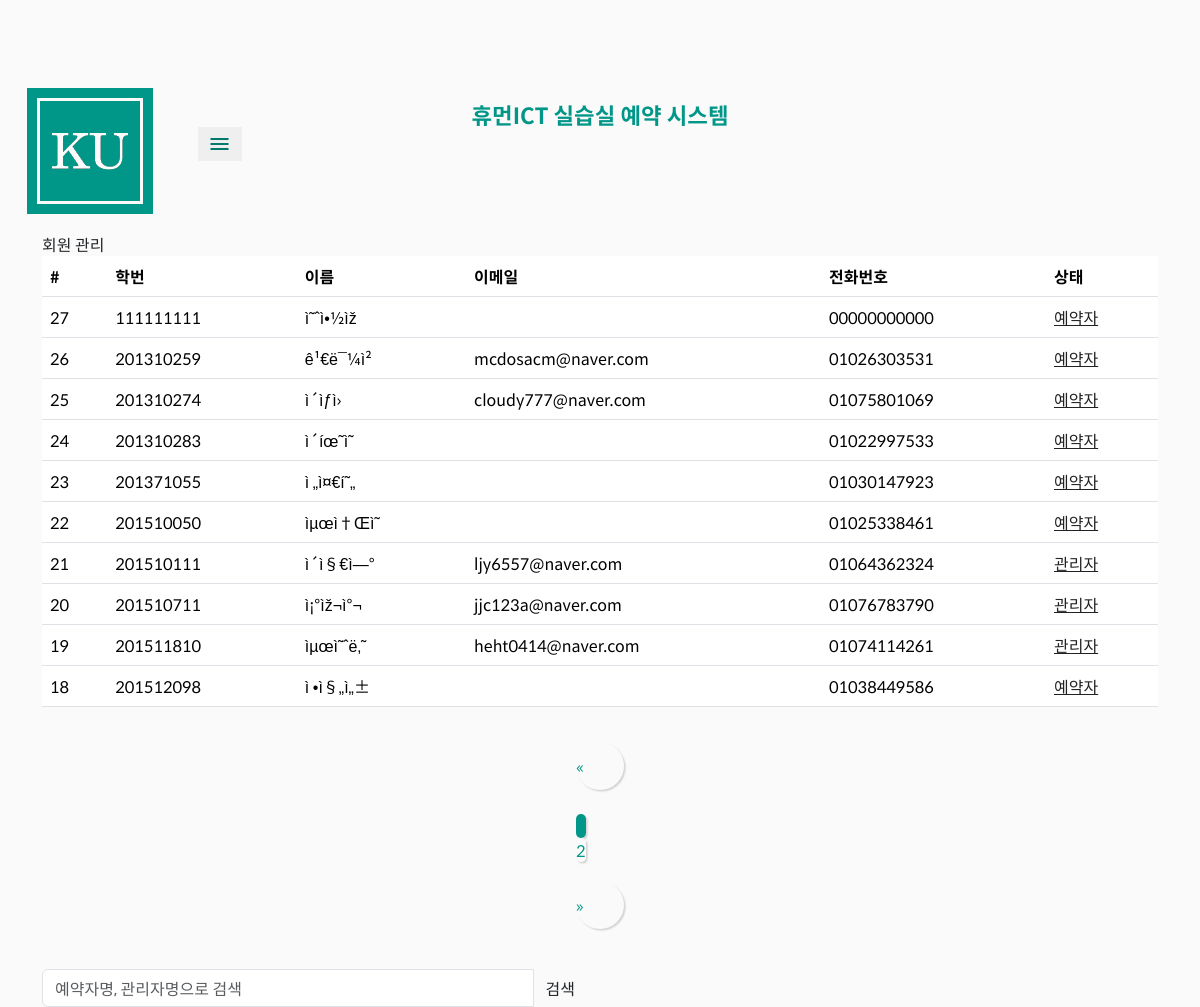
Screenshot of /su_member.php (signed in) with the database file from the repository.
### tables this page shows
CREATE TABLE `member` (
  `student_number` int(9) NOT NULL DEFAULT '0',
  `password` char(32) DEFAULT NULL,
  `name` char(20) DEFAULT NULL,
  `email` char(30) DEFAULT NULL,
  `tel` char(15) DEFAULT NULL,
  `admin_code` tinyint(1) DEFAULT NULL
);

### function.php (the view, shortened to what this page needs)
<?php
$db = mysqli_connect("13.124.48.36", "zwan", "1233zz", "hict", "3306");
		?>
				<?
function su_member() {
	global $db;
	$admin_code = $_SESSION['admin_code'];
	$query = "SELECT student_number FROM member";
	if($result = $db->query($query)) {
		$total_num = mysqli_num_rows($result);
		$page = (isset($_GET['page'])?$_GET['page']:1);
		$list = 10;
		$block = 5;
		$page_num = ceil($total_num/$list);
		$now_block = ceil($page/$block);
		$start_page = ($now_block*$block) - ($block - 1);
		if($start_page <= 1) {
			$start_page = 1;
		}
		$end_page = $now_block*$block;
		if($page_num <= $end_page) {
			$end_page = $page_num;
		}
		$start_point = ($page-1) * $list;
		$prev_page = max($start_page - $block - 1, 1);
		$next_page = min($end_page + $block + 1, $page_num);
		$page = (isset($_GET['page'])?$_GET['page']:1);
		$list = 10;
		$start_point = ($page-1) * $list;
		$num = ($page_num-$page+1)*10+($total_num%10);
	}
	if($_SESSION['admin_code'] == 2) {
		if(isset($_GET['search'])) {
			$search = "%".$_GET['search']."%";
			$query = "SELECT * FROM member WHERE name LIKE '$search'";
		}
		else
		{
			$query = "SELECT * FROM member LIMIT $start_point, $list";
		}
	}
	else
		admin_back();
	if($result = $db->query($query)) {
		while($row = $result->fetch_assoc()) {
			echo "<tr>";
			echo "<td> $num </td>";
			$num--;
			$student_number = $row['student_number'];
			echo "<td> $student_number </td>";
			$name = $row['name'];
			echo "<td> $name </td>";
			$email = $row['email'];
			echo "<td> $email </td>";
			$tel = $row['tel'];
			echo "<td> $tel </td>";
			$admin_code = $row['admin_code'];
			su_member_conversion($admin_code, $student_number);
			echo"</tr>";
		}
		echo "</table></div>";
	}
	$php_self = $_SERVER['SCRIPT_NAME'];
	echo"
	<nav>
		<ul class=\"pagination\">
		<li>
			<a class=\"pager\" href=\"$php_self?page=$prev_page\" aria-label=\"Previous\">
			<span aria-hidden=\"true\">&laquo;</span>
			</a>
		</li>";
	for ($p=$start_page; $p<=$end_page; $p++) {
		 if($page==$p) {
	        $c="active";
	    }
	    else {
	        $c="";
	    }
		echo"<li class=\"$c\"><a href=\"$php_self?page=$p\">$p</a></li>";
	}
	echo"
		<li>
			<a class=\"pager\" href=\"$php_self?page=$next_page\" aria-label=\"Next\">
			<span aria-hidden=\"true\">&raquo;</span>
			</a>
		</li>
		</ul>
	</nav>";
}
function su_member_conversion($admin_code, $student_number) {
	if($admin_code == 0) {
		echo "<td><a href=\"su_member_set.php?student_number=$student_number&admin_code=$admin_code\"><u onclick=\"return confirm('관리자로 설정하시겠습니까?');\">예약자</u></td>";
	}
	else if($admin_code == 1) {
		echo "<td><a href=\"su_member_set.php?student_number=$student_number&admin_code=$admin_code\"><u onclick=\"return confirm('관리자를 해지하시겠습니까?');\">관리자</u></td>";
	}
}
?>

### su_member.php (shortened to what this page needs)
<div class="container">
 <div class="panel panel-default">
  <div class="panel-heading">회원 관리</div>
  <div class="table-responsive">
	  <table class="table">
	    <tr>
	      <th>#</th>
	      <th>학번</th>
	      <th>이름</th>
	      <th>이메일</th>
	      <th>전화번호</th>
	      <th>상태</th>
	    </tr>
	    <?=su_member()?>
  </div>
  <div class="row">
    <div class="col-lg-6">
      <form method="get" action="<?=$_SERVER['SCRIPT_NAME']?>" name="booking_search" class="form-horizontal">
        <div class="input-group">
          <input type="text" name="search" class="form-control" placeholder="예약자명, 관리자명으로 검색">
          <span class="input-group-btn">
            <button class="btn btn-default" type="submit">검색</button>
          </span>
        </div>
      </form>
    </div>
  </div>
</body>
</html>

### main.css (style rules this page uses)
@media (min-width:992px) { .navbar-text { font-size:1.4em!important;margin:.55em 0 0 0!important } }
* { font-family:'Spoqa Han Sans',sans-serif }
body { padding-top:70px;background-color:#fafafa }
a { text-decoration:none!important;color:#222 }
.navbar { margin-bottom:0;border:0;background-color:#fafafa }
.navbar-brand { padding:0 }
.navbar-brand>img { height:100%;padding:10px 15px;width:auto }
.navbar-text { width:13em;position:absolute;left:50%;transform:translateX(-50%);font-weight:700;font-size:1.2em;text-align:center;color:#009688!important }
.navbar-default .navbar-toggle { border:0;padding:0 10px;margin:10px }
#nav_icon { color:#00796b;padding:5px 0 }
.pagination>.active>a,.pagination>.active>a:focus,.pagination>.active>a:hover,.pagination>.active>span,.pagination>.active>span:focus,.pagination>.active>span:hover { background-color:#009688;border-color:#009688;border-radius:10em }
.pagination { display:table;margin-left:auto;margin-right:auto }
.pagination>li>a,.pagination>li>span { background-color:#fafafa;box-shadow:.1em .1em .1em 0 lightgray;border-radius:10em;color:#009688;margin:1.5em .3em }
.pager { width:3em!important;height:3em!important;border-radius:3em!important;margin-top:1.2em!important;display:flex;align-items:center }

### rows the page displays
member: student_number "111111111", name "ì˜ˆì•½ìž", tel "00000000000"
member: student_number "201310259", name "ê¹€ë¯¼ì²", email "mcdosacm@naver.com", tel "01026303531"
member: student_number "201310274", name "ì´ìƒì›", email "cloudy777@naver.com", tel "01075801069"
member: student_number "201310283", name "ì´íœ˜ì˜", tel "01022997533"
member: student_number "201371055", name "ì „ì¤€í˜„", tel "01030147923"
member: student_number "201510050", name "ìµœì†Œì˜", tel "01025338461"
member: student_number "201510111", name "ì´ì§€ì—°", email "ljy6557@naver.com", tel "01064362324"
member: student_number "201510711", name "ì¡°ìž¬ì°¬", email "jjc123a@naver.com", tel "01076783790"
member: student_number "201511810", name "ìµœì˜ˆë‚˜", email "heht0414@naver.com", tel "01074114261"
member: student_number "201512098", name "ì •ì§„ì„±", tel "01038449586"
